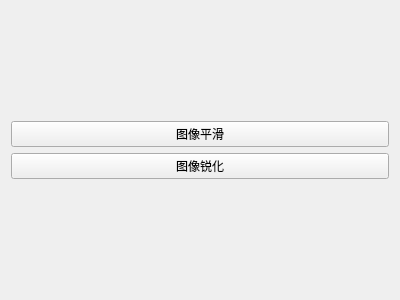
<?xml version="1.0" encoding="UTF-8"?>
<ui version="4.0">
 <class>Form_sp</class>
 <widget class="QWidget" name="Form_sp">
  <property name="geometry">
   <rect>
    <x>0</x>
    <y>0</y>
    <width>400</width>
    <height>300</height>
   </rect>
  </property>
  <property name="windowTitle">
   <string>Form</string>
  </property>
  <layout class="QVBoxLayout" name="verticalLayout_2">
   <item>
    <layout class="QVBoxLayout" name="verticalLayout">
     <item>
      <widget class="QPushButton" name="pb_smooth">
       <property name="text">
        <string>图像平滑</string>
       </property>
      </widget>
     </item>
     <item>
      <widget class="QPushButton" name="pb_sharp">
       <property name="text">
        <string>图像锐化</string>
       </property>
      </widget>
     </item>
    </layout>
   </item>
  </layout>
 </widget>
 <resources/>
 <connections/>
</ui>
